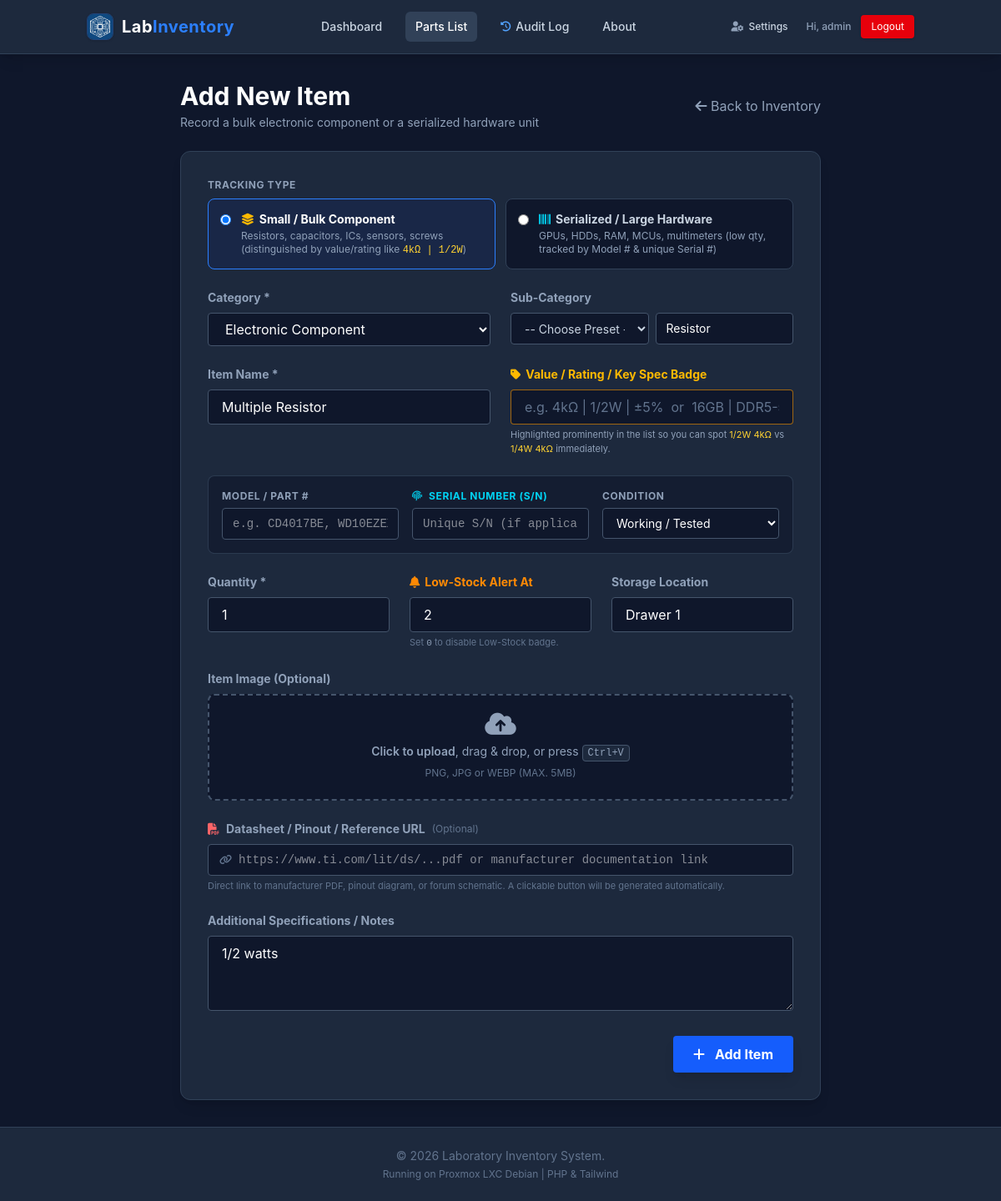
The page /pages/add_item.php?clone_id=1 (signed in) on the database its author committed.
### tables this page shows
CREATE TABLE `inventory` (
  `id` int(11) NOT NULL,
  `item_name` varchar(100) NOT NULL,
  `category` enum('Electronic','Computer','Tool','Other') DEFAULT 'Electronic',
  `sub_category` varchar(50) DEFAULT NULL,
  `item_type` enum('Bulk','Unique') NOT NULL DEFAULT 'Bulk',
  `component_rating` varchar(120) DEFAULT NULL,
  `model_number` varchar(100) DEFAULT NULL,
  `serial_number` varchar(120) DEFAULT NULL,
  `condition_status` enum('New','Working','Untested','For Parts') NOT NULL DEFAULT 'Working',
  `image_path` varchar(255) DEFAULT NULL,
  `quantity` int(11) DEFAULT 0,
  `min_quantity` int(11) NOT NULL DEFAULT 2,
  `location` varchar(50) DEFAULT NULL,
  `specifications` text DEFAULT NULL,
  `datasheet_url` varchar(500) DEFAULT NULL,
  `last_updated` timestamp NOT NULL DEFAULT current_timestamp() ON UPDATE current_timestamp(),
  `created_at` timestamp NOT NULL DEFAULT current_timestamp()
);

### pages/add_item.php (the view, shortened to what this page needs)
<?php
require '../includes/db_conn.php';
require '../includes/header.php';
$prefill = [
    'item_name'        => '',
    'category'         => 'Electronic',
    'sub_category'     => '',
    'item_type'        => 'Bulk',
    'component_rating' => '',
    'model_number'     => '',
    'serial_number'    => '',
    'condition_status' => 'Working',
    'quantity'         => 1,
    'min_quantity'     => 5,
    'location'         => '',
    'specifications'   => '',
    'datasheet_url'    => ''
];
if (isset($_GET['clone_id']) && is_numeric($_GET['clone_id'])) {
    $clone_id = (int)$_GET['clone_id'];
    $cstmt = $conn->prepare("SELECT * FROM inventory WHERE id = ?");
    $cstmt->bind_param("i", $clone_id);
    $cstmt->execute();
    $cres = $cstmt->get_result();
    if ($crow = $cres->fetch_assoc()) {
        $prefill['item_name']        = $crow['item_name'];
        $prefill['category']         = $crow['category'];
        $prefill['sub_category']     = $crow['sub_category'] ?? '';
        $prefill['item_type']        = $crow['item_type'] ?? 'Unique';
        $prefill['component_rating'] = $crow['component_rating'] ?? '';
        $prefill['model_number']     = $crow['model_number'] ?? '';
        $prefill['serial_number']    = '';
        $prefill['condition_status'] = $crow['condition_status'] ?? 'Working';
        $prefill['quantity']         = 1;
        $prefill['min_quantity']     = (int)($crow['min_quantity'] ?? ($prefill['item_type'] === 'Bulk' ? 5 : 0));
        $prefill['location']         = $crow['location'] ?? '';
        $prefill['specifications']   = $crow['specifications'] ?? '';
        $prefill['datasheet_url']    = $crow['datasheet_url'] ?? '';
    }
}
?>
<div class="max-w-3xl mx-auto">
    <div class="flex justify-between items-center mb-6">
        <div>
            <h1 class="text-3xl font-bold text-white">Add New Item</h1>
            <p class="text-sm text-slate-400 mt-1">Record a bulk electronic component or a serialized hardware unit</p>
        </div>
        <a href="inventory.php" class="text-slate-400 hover:text-white transition">
            <i class="fa-solid fa-arrow-left"></i> Back to Inventory
        </a>
    </div>
    <div class="bg-slate-800 p-8 rounded-xl border border-slate-700 shadow-lg">
        <form action="add_item.php" method="POST" enctype="multipart/form-data">
            <div class="mb-6">
                <label class="block text-slate-400 text-xs uppercase tracking-wider font-bold mb-2">Tracking Type</label>
                <div class="grid grid-cols-1 sm:grid-cols-2 gap-3">
                    <label id="label-type-bulk" class="flex items-start gap-3 p-3.5 rounded-lg border cursor-pointer transition <?php echo $prefill['item_type'] === 'Bulk' ? 'bg-blue-950/40 border-blue-500 text-white' : 'bg-slate-900 border-slate-700 text-slate-300'; ?>">
                        <input type="radio" name="item_type" value="Bulk" class="mt-1" <?php echo $prefill['item_type'] === 'Bulk' ? 'checked' : ''; ?> onchange="updateTrackingMode()">
                        <div>
                            <div class="font-bold text-sm flex items-center gap-1.5">
                                <i class="fa-solid fa-layer-group text-amber-400"></i> Small / Bulk Component
                            </div>
                            <p class="text-xs text-slate-400 mt-0.5">Resistors, capacitors, ICs, sensors, screws (distinguished by value/rating like <code class="text-amber-300">4kΩ | 1/2W</code>)</p>
                        </div>
                    </label>
                    <label id="label-type-unique" class="flex items-start gap-3 p-3.5 rounded-lg border cursor-pointer transition <?php echo $prefill['item_type'] === 'Unique' ? 'bg-blue-950/40 border-blue-500 text-white' : 'bg-slate-900 border-slate-700 text-slate-300'; ?>">
                        <input type="radio" name="item_type" value="Unique" class="mt-1" <?php echo $prefill['item_type'] === 'Unique' ? 'checked' : ''; ?> onchange="updateTrackingMode()">
                        <div>
                            <div class="font-bold text-sm flex items-center gap-1.5">
                                <i class="fa-solid fa-barcode text-cyan-400"></i> Serialized / Large Hardware
                            </div>
                            <p class="text-xs text-slate-400 mt-0.5">GPUs, HDDs, RAM, MCUs, multimeters (low qty, tracked by Model # &amp; unique Serial #)</p>
                        </div>
                    </label>
                </div>
            </div>
            <div class="grid grid-cols-1 md:grid-cols-2 gap-6 mb-6">
                <div>
                    <label class="block text-slate-400 text-sm font-bold mb-2">Category *</label>
                    <select id="category-select" name="category" onchange="updateSubCategoryOptions()" class="w-full bg-slate-900 border border-slate-600 text-white rounded px-4 py-2 focus:outline-none focus:border-blue-500 transition">
                        <option value="Electronic" <?php if ($prefill['category'] === 'Electronic') echo 'selected'; ?>>Electronic Component</option>
                    </select>
                </div>
                <div>
                    <label class="block text-slate-400 text-sm font-bold mb-2">Sub-Category</label>
                    <div class="flex gap-2">
                        <select id="subcat-preset" onchange="applyPresetSubCategory()" class="w-1/2 bg-slate-900 border border-slate-600 text-slate-300 text-sm rounded px-3 py-2 focus:outline-none focus:border-blue-500 transition">
                            <option value="">-- Choose Preset --</option>
                        </select>
                        <input id="subcat-input" type="text" name="sub_category" value="<?php echo htmlspecialchars($prefill['sub_category']); ?>" placeholder="Or type custom..."
                            class="w-1/2 bg-slate-900 border border-slate-600 text-white text-sm rounded px-3 py-2 focus:outline-none focus:border-blue-500 transition">
                    </div>
                </div>
            </div>
            <div class="grid grid-cols-1 md:grid-cols-2 gap-6 mb-6">
                <div>
                    <label class="block text-slate-400 text-sm font-bold mb-2">Item Name *</label>
                    <input type="text" name="item_name" value="<?php echo htmlspecialchars($prefill['item_name']); ?>" required placeholder="e.g. Carbon Film Resistor, WD Blue HDD"
                        class="w-full bg-slate-900 border border-slate-600 text-white rounded px-4 py-2 focus:outline-none focus:border-blue-500 transition">
                </div>
                <div>
                    <label class="block text-amber-400 text-sm font-bold mb-2 flex items-center gap-1.5">
                        <i class="fa-solid fa-tag"></i> Value / Rating / Key Spec Badge
                    </label>
                    <input type="text" name="component_rating" value="<?php echo htmlspecialchars($prefill['component_rating']); ?>"
                        placeholder="e.g. 4kΩ | 1/2W | ±5%  or  16GB | DDR5-5600"
                        class="w-full bg-slate-900 border border-amber-500/60 text-white rounded px-4 py-2 focus:outline-none focus:border-amber-400 transition placeholder-slate-500">
                    <p class="text-[11px] text-slate-400 mt-1">Highlighted prominently in the list so you can spot <span class="text-amber-300">1/2W 4kΩ</span> vs <span class="text-amber-300">1/4W 4kΩ</span> immediately.</p>
                </div>
            </div>
            <div class="grid grid-cols-1 md:grid-cols-3 gap-4 mb-6 p-4 bg-slate-900/60 rounded-lg border border-slate-700/80">
                <div>
                    <label class="block text-slate-400 text-xs font-bold uppercase tracking-wider mb-1.5">Model / Part #</label>
                    <input type="text" name="model_number" value="<?php echo htmlspecialchars($prefill['model_number']); ?>" placeholder="e.g. CD4017BE, WD10EZEX"
                        class="w-full bg-slate-900 border border-slate-600 text-white text-sm rounded px-3 py-2 focus:outline-none focus:border-blue-500 font-mono">
                </div>
                <div>
                    <label class="block text-cyan-400 text-xs font-bold uppercase tracking-wider mb-1.5">
                        <i class="fa-solid fa-fingerprint mr-1"></i> Serial Number (S/N)
                    </label>
                    <input type="text" name="serial_number" value="<?php echo htmlspecialchars($prefill['serial_number']); ?>" placeholder="Unique S/N (if applicable)"
                        class="w-full bg-slate-900 border border-slate-600 text-white text-sm rounded px-3 py-2 focus:outline-none focus:border-cyan-400 font-mono">
                </div>
                <div>
                    <label class="block text-slate-400 text-xs font-bold uppercase tracking-wider mb-1.5">Condition</label>
                    <select name="condition_status" class="w-full bg-slate-900 border border-slate-600 text-white text-sm rounded px-3 py-2 focus:outline-none focus:border-blue-500">
                        <option value="Working" <?php if ($prefill['condition_status'] === 'Working') echo 'selected'; ?>>Working / Tested</option>
                    </select>
                </div>
            </div>
            <div class="grid grid-cols-1 md:grid-cols-3 gap-6 mb-6">
                <div>
                    <label class="block text-slate-400 text-sm font-bold mb-2">Quantity *</label>
                    <input id="quantity-input" type="number" name="quantity" required value="<?php echo (int)$prefill['quantity']; ?>" min="0"
                        class="w-full bg-slate-900 border border-slate-600 text-white rounded px-4 py-2 focus:outline-none focus:border-blue-500 transition">
                </div>
                <div>
                    <label class="block text-orange-400 text-sm font-bold mb-2 flex items-center gap-1.5">
                        <i class="fa-solid fa-bell"></i> Low-Stock Alert At
                    </label>
                    <input id="min-quantity-input" type="number" name="min_quantity" value="<?php echo (int)$prefill['min_quantity']; ?>" min="0"
                        class="w-full bg-slate-900 border border-slate-600 text-white rounded px-4 py-2 focus:outline-none focus:border-orange-400 transition">
                    <p class="text-[11px] text-slate-500 mt-1">Set <code class="text-slate-400">0</code> to disable Low-Stock badge.</p>
                </div>
                <div>
                    <label class="block text-slate-400 text-sm font-bold mb-2">Storage Location</label>
                    <input type="text" name="location" value="<?php echo htmlspecialchars($prefill['location']); ?>" placeholder="e.g. Drawer 1 - Bin A, Rack 2"
                        class="w-full bg-slate-900 border border-slate-600 text-white rounded px-4 py-2 focus:outline-none focus:border-blue-500 transition">
                </div>
            </div>
            <div class="mb-6">
                <label class="block text-slate-400 text-sm font-bold mb-2">Item Image (Optional)</label>
                <div class="flex items-center justify-center w-full">
                    <label for="dropzone-file" class="flex flex-col items-center justify-center w-full h-32 border-2 border-slate-600 border-dashed rounded-lg cursor-pointer bg-slate-900 hover:bg-slate-700 hover:border-blue-500 transition">
                        <div class="flex flex-col items-center justify-center pt-5 pb-6">
                            <i class="fa-solid fa-cloud-arrow-up text-3xl text-slate-400 mb-2"></i>
                            <p class="mb-2 text-sm text-slate-400"><span class="font-semibold">Click to upload</span>, drag & drop, or press <kbd class="px-1.5 py-0.5 bg-slate-800 border border-slate-600 rounded text-xs">Ctrl+V</kbd></p>
                            <p class="text-xs text-slate-500">PNG, JPG or WEBP (MAX. 5MB)</p>
                        </div>
                    </label>
                </div>
            </div>
            <div class="mb-6">
                <label class="block text-slate-400 text-sm font-bold mb-2 flex items-center justify-between">
                    <span class="flex items-center gap-2">
                        <i class="fa-solid fa-file-pdf text-red-400"></i>
                        <span>Datasheet / Pinout / Reference URL</span>
                        <span class="text-xs font-normal text-slate-500">(Optional)</span>
                    </span>
                </label>
                <div class="relative">
                    <div class="absolute inset-y-0 left-0 pl-3.5 flex items-center pointer-events-none text-slate-500">
                    </div>
                    <input type="url" name="datasheet_url" value="<?php echo htmlspecialchars($prefill['datasheet_url']); ?>"
                        placeholder="https://www.ti.com/lit/ds/...pdf or manufacturer documentation link"
                        class="w-full bg-slate-900 border border-slate-600 text-white rounded pl-9 pr-4 py-2 text-sm focus:outline-none focus:border-blue-500 transition font-mono">
                </div>
                <p class="text-[11px] text-slate-500 mt-1">Direct link to manufacturer PDF, pinout diagram, or forum schematic. A clickable button will be generated automatically.</p>
            </div>
            <div class="mb-6">
                <label class="block text-slate-400 text-sm font-bold mb-2">Additional Specifications / Notes</label>
                <textarea name="specifications" rows="3" placeholder="Pinout notes, tolerance, or test remarks..."
                    class="w-full bg-slate-900 border border-slate-600 text-white rounded px-4 py-2 focus:outline-none focus:border-blue-500 transition"><?php echo htmlspecialchars($prefill['specifications']); ?></textarea>
            </div>
            <div class="flex items-center justify-end">
                <button type="submit" class="bg-blue-600 hover:bg-blue-500 text-white font-bold py-2.5 px-6 rounded shadow-lg transition transform hover:-translate-y-0.5 cursor-pointer">
                    <i class="fa-solid fa-plus mr-2"></i> Add Item
                </button>
            </div>
        </form>
    </div>
</div>
<?php require '../includes/footer.php'; ?>

### rows shown on the page
inventory: item_type "☑ Small / Bulk Component Resist", item_type "☐ Serialized / Large Hardware G", category "Electronic Component", sub_category "Resistor", item_name "Multiple Resistor", condition_status "Working / Tested", quantity "1", min_quantity "2", location "Drawer 1", specifications "1/2 watts"

### other values the page prints
$_SESSION['username'] "admin"
